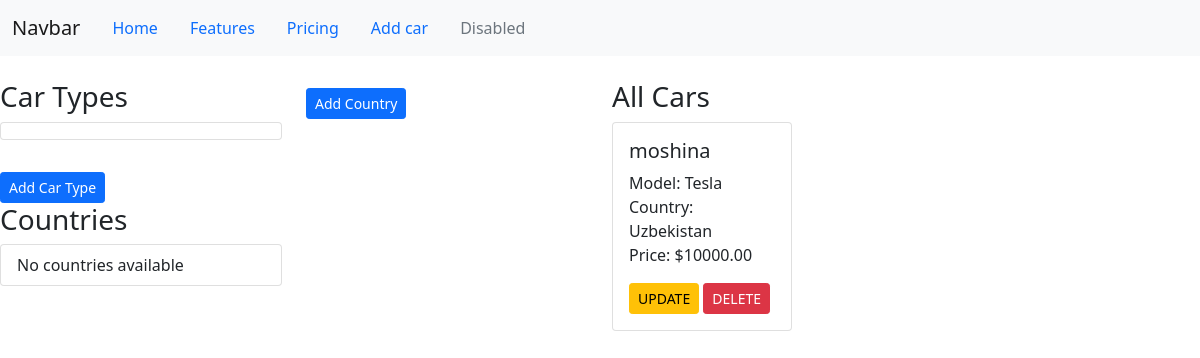
The app's page /, older data.
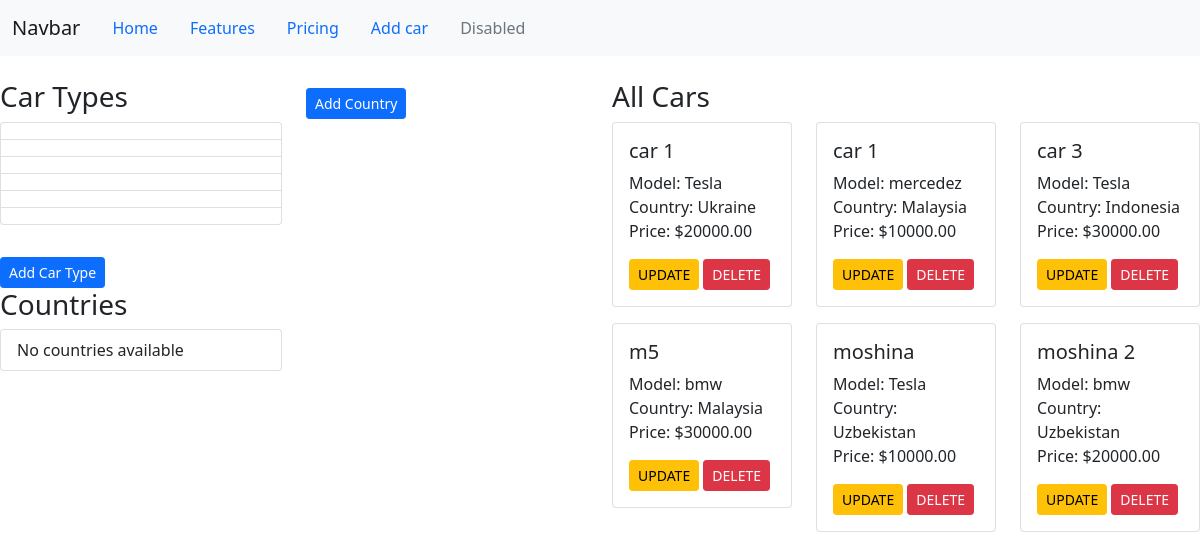
The same page, newer data.
### fourthapp/models.py (models this page shows, shortened)
class Car(models.Model):
    title = models.CharField(max_length=100)
    model = models.ForeignKey(Cartype, on_delete=models.CASCADE, related_name="models")
    country = models.ForeignKey(Country, on_delete=models.CASCADE, related_name="countries")
    colour = models.CharField(max_length=100)
    price = models.DecimalField(max_digits=10, decimal_places=2)
    photo = models.ImageField(upload_to='photos/%Y/%m/%d', blank=True, null=True)
    class Meta:
        verbose_name = "CAR"
        verbose_name_plural = "CARS"
        ordering = ['title']

class Cartype(models.Model):
    title = models.CharField(max_length=100)
    created_at = models.DateTimeField(auto_now_add=True)
    updated_at = models.DateTimeField(auto_now=True)
    def __str__(self):
        return self.title
    class Meta:
        verbose_name = "CARtype"
        verbose_name_plural = "CARtypes"
        ordering = ['title']

class Country(models.Model):
    title = models.CharField(max_length=100)
    def __str__(self):
        return self.title
    class Meta:
        verbose_name = "COUNTRY"
        verbose_name_plural = "COUNTRIES"
        ordering = ['title']

### fourthapp/views.py (the view)
# urls.py: path('', CarByType.as_view(), name = 'index'),
class CarByType(ListView):
    model = Cartype
    template_name = 'index.html'
    context_object_name = 'cars'
    allow_empty = True
    def get_context_data(self, *, object_list=None, **kwargs):
        context = super().get_context_data(**kwargs)
        context['cartype'] = Cartype.objects.all()
        return context
    def get_queryset(self):
        pk = self.kwargs.get('pk')
        if pk:
            return Car.objects.filter(category_type_id=pk)
        return Car.objects.all()

### fourthapp/templates/index.html (shortened to what this page needs)
<!DOCTYPE html>
<html lang="en">
<head>
</head>
<body>
<nav class="navbar navbar-expand-lg navbar-light bg-light">
  <div class="container-fluid">
    <a class="navbar-brand" href="#">Navbar</a>
    <div class="collapse navbar-collapse" id="navbarNav">
          <a class="nav-link active" aria-current="page" href="#">Home</a>
          <a class="nav-link" href="#">Features</a>
          <a class="nav-link" href="#">Pricing</a>
          <a class="nav-link" href="{% url 'add_car' %}" tabindex="-1" aria-disabled="true">Add car</a>
          <a class="nav-link disabled" href="#" tabindex="-1" aria-disabled="true">Disabled</a>
    </div>
  </div>
</nav>
<div class="row">
  <div class="container mt-4">
  <div class="row">
    <div class="col-3">
      <h3>Car Types</h3>
      <ul class="list-group mb-4">
        {% for item in cars %}
          <li class="list-group-item">{{ item.cartype_title }}</li>
        {% empty %}
          <li class="list-group-item">No car types available</li>
        {% endfor %}
      </ul>
      <form method="post" action="{% url 'add_car_model' %}">
        <button type="submit" name="add_car" class="btn btn-primary btn-sm mt-2">Add Car Type</button>
      </form>
      <h3>Countries</h3>
      <ul class="list-group mb-4">
        {% for country in country %}
          <li class="list-group-item">{{ country.title }}</li>
        {% empty %}
          <li class="list-group-item">No countries available</li>
        {% endfor %}
      </ul>
    </div>
    <div class="col-3"><ul class="list-group">
      <form method="post" action="{% url 'add_country' %}" >
        <button type="submit" name="add_country" class="btn btn-primary btn-sm mt-2">Add Country</button>
      </form>
</ul>
    </div>
    <div class="col-6">
  <h3>All Cars</h3>
  <div class="row">
    {% for car in cars %}
      <div class="col-4 mb-3">
        <div class="card">
          <div class="card-body">
            <h5 class="card-title">{{ car.title }}</h5>
            <p class="card-text">
              Model: {{ car.model }} <br>
              Country: {{ car.country }} <br>
              Price: ${{ car.price }}
            </p>
                <a href="{% url 'update_car' car.id %}" class="btn btn-warning btn-sm">UPDATE</a>
                <a href="{% url 'del_car' car.id %}" class="btn btn-danger btn-sm">DELETE</a>
          </div>
        </div>
      </div>
    {% empty %}
      <p>No cars added yet.</p>
    {% endfor %}
  </div>
</div>
<link href="https://cdn.jsdelivr.net/npm/bootstrap@5.0.2/dist/css/bootstrap.min.css" rel="stylesheet">
</body>
</html>

Row changes from the older to the newer data that the page shows:
added Car: title "car 1", model "Tesla", country "Ukraine", price "20000.00"
added Car: title "car 1", model "mercedez", country "Malaysia", price "10000.00"
added Car: title "car 3", model "Tesla", country "Indonesia", price "30000.00"
added Car: title "m5", model "bmw", country "Malaysia", price "30000.00"
added Car: title "moshina 2", model "bmw", country "Uzbekistan", price "20000.00"
